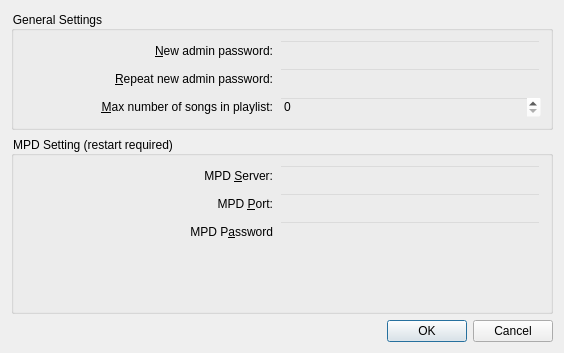
<?xml version="1.0" encoding="UTF-8"?>
<ui version="4.0">
 <class>SettingsDialog</class>
 <widget class="QDialog" name="SettingsDialog">
  <property name="geometry">
   <rect>
    <x>0</x>
    <y>0</y>
    <width>564</width>
    <height>353</height>
   </rect>
  </property>
  <property name="windowTitle">
   <string>Dialog</string>
  </property>
  <layout class="QGridLayout" name="gridLayout_2">
   <item row="3" column="0">
    <widget class="QDialogButtonBox" name="buttonBox">
     <property name="standardButtons">
      <set>QDialogButtonBox::Cancel|QDialogButtonBox::Ok</set>
     </property>
     <property name="centerButtons">
      <bool>false</bool>
     </property>
    </widget>
   </item>
   <item row="2" column="0">
    <widget class="QGroupBox" name="groupBox">
     <property name="styleSheet">
      <string notr="true">background-color: rgba(255, 255, 255, 0);</string>
     </property>
     <property name="title">
      <string>MPD Setting (restart required)</string>
     </property>
     <layout class="QGridLayout" name="gridLayout_4">
      <item row="0" column="2">
       <layout class="QGridLayout" name="gridLayout_3">
        <item row="3" column="0">
         <widget class="QLabel" name="label_5">
          <property name="styleSheet">
           <string notr="true">background-color: rgba(255, 255, 255, 0);</string>
          </property>
          <property name="text">
           <string>MPD &amp;Port:</string>
          </property>
          <property name="alignment">
           <set>Qt::AlignRight|Qt::AlignTrailing|Qt::AlignVCenter</set>
          </property>
          <property name="buddy">
           <cstring>mpdPort</cstring>
          </property>
         </widget>
        </item>
        <item row="4" column="0">
         <widget class="QLabel" name="label_7">
          <property name="styleSheet">
           <string notr="true">background-color: rgba(255, 255, 255, 0);</string>
          </property>
          <property name="text">
           <string>MPD P&amp;assword</string>
          </property>
          <property name="alignment">
           <set>Qt::AlignRight|Qt::AlignTrailing|Qt::AlignVCenter</set>
          </property>
          <property name="buddy">
           <cstring>mpdPwdEdit</cstring>
          </property>
         </widget>
        </item>
        <item row="3" column="1">
         <widget class="QLineEdit" name="mpdPort"/>
        </item>
        <item row="4" column="1">
         <widget class="QLineEdit" name="mpdPwdEdit">
          <property name="echoMode">
           <enum>QLineEdit::Password</enum>
          </property>
         </widget>
        </item>
        <item row="1" column="0">
         <spacer name="horizontalSpacer_2">
          <property name="orientation">
           <enum>Qt::Horizontal</enum>
          </property>
          <property name="sizeType">
           <enum>QSizePolicy::Fixed</enum>
          </property>
          <property name="sizeHint" stdset="0">
           <size>
            <width>250</width>
            <height>0</height>
           </size>
          </property>
         </spacer>
        </item>
        <item row="2" column="0">
         <widget class="QLabel" name="label_4">
          <property name="styleSheet">
           <string notr="true">background-color: rgba(255, 255, 255, 0);</string>
          </property>
          <property name="text">
           <string>MPD &amp;Server:</string>
          </property>
          <property name="alignment">
           <set>Qt::AlignRight|Qt::AlignTrailing|Qt::AlignVCenter</set>
          </property>
          <property name="buddy">
           <cstring>mpdServerEdit</cstring>
          </property>
         </widget>
        </item>
        <item row="2" column="1">
         <widget class="QLineEdit" name="mpdServerEdit"/>
        </item>
       </layout>
      </item>
      <item row="4" column="2">
       <spacer name="verticalSpacer">
        <property name="orientation">
         <enum>Qt::Vertical</enum>
        </property>
        <property name="sizeHint" stdset="0">
         <size>
          <width>20</width>
          <height>40</height>
         </size>
        </property>
       </spacer>
      </item>
     </layout>
    </widget>
   </item>
   <item row="0" column="0">
    <widget class="QGroupBox" name="groupBox_2">
     <property name="styleSheet">
      <string notr="true">background-color: rgba(255, 255, 255, 0);</string>
     </property>
     <property name="title">
      <string>General Settings</string>
     </property>
     <layout class="QGridLayout" name="gridLayout_5">
      <item row="1" column="0">
       <layout class="QGridLayout" name="gridLayout">
        <item row="1" column="0">
         <widget class="QLabel" name="label_2">
          <property name="styleSheet">
           <string notr="true">background-color: rgba(255, 255, 255, 0);</string>
          </property>
          <property name="text">
           <string>&amp;New admin password:</string>
          </property>
          <property name="alignment">
           <set>Qt::AlignRight|Qt::AlignTrailing|Qt::AlignVCenter</set>
          </property>
          <property name="buddy">
           <cstring>pwdEdit</cstring>
          </property>
         </widget>
        </item>
        <item row="3" column="0">
         <widget class="QLabel" name="label">
          <property name="styleSheet">
           <string notr="true">background-color: rgba(255, 255, 255, 0);</string>
          </property>
          <property name="text">
           <string>&amp;Max number of songs in playlist:</string>
          </property>
          <property name="alignment">
           <set>Qt::AlignRight|Qt::AlignTrailing|Qt::AlignVCenter</set>
          </property>
          <property name="buddy">
           <cstring>maxPlaylistSpinBox</cstring>
          </property>
         </widget>
        </item>
        <item row="1" column="1">
         <widget class="QLineEdit" name="pwdEdit">
          <property name="text">
           <string/>
          </property>
          <property name="echoMode">
           <enum>QLineEdit::Password</enum>
          </property>
         </widget>
        </item>
        <item row="3" column="1">
         <widget class="QSpinBox" name="maxPlaylistSpinBox"/>
        </item>
        <item row="2" column="0">
         <widget class="QLabel" name="label_3">
          <property name="styleSheet">
           <string notr="true">background-color: rgba(255, 255, 255, 0);</string>
          </property>
          <property name="text">
           <string>&amp;Repeat new admin password:</string>
          </property>
          <property name="alignment">
           <set>Qt::AlignRight|Qt::AlignTrailing|Qt::AlignVCenter</set>
          </property>
          <property name="buddy">
           <cstring>pwdRepeatEdit</cstring>
          </property>
         </widget>
        </item>
        <item row="2" column="1">
         <widget class="QLineEdit" name="pwdRepeatEdit">
          <property name="echoMode">
           <enum>QLineEdit::Password</enum>
          </property>
         </widget>
        </item>
        <item row="0" column="0">
         <spacer name="horizontalSpacer">
          <property name="orientation">
           <enum>Qt::Horizontal</enum>
          </property>
          <property name="sizeType">
           <enum>QSizePolicy::Fixed</enum>
          </property>
          <property name="sizeHint" stdset="0">
           <size>
            <width>250</width>
            <height>0</height>
           </size>
          </property>
         </spacer>
        </item>
       </layout>
      </item>
     </layout>
    </widget>
   </item>
  </layout>
 </widget>
 <tabstops>
  <tabstop>pwdEdit</tabstop>
  <tabstop>pwdRepeatEdit</tabstop>
  <tabstop>maxPlaylistSpinBox</tabstop>
  <tabstop>mpdServerEdit</tabstop>
  <tabstop>mpdPort</tabstop>
  <tabstop>mpdPwdEdit</tabstop>
  <tabstop>buttonBox</tabstop>
 </tabstops>
 <resources/>
 <connections>
  <connection>
   <sender>buttonBox</sender>
   <signal>accepted()</signal>
   <receiver>SettingsDialog</receiver>
   <slot>okBtn()</slot>
   <hints>
    <hint type="sourcelabel">
     <x>349</x>
     <y>120</y>
    </hint>
    <hint type="destinationlabel">
     <x>329</x>
     <y>121</y>
    </hint>
   </hints>
  </connection>
  <connection>
   <sender>buttonBox</sender>
   <signal>rejected()</signal>
   <receiver>SettingsDialog</receiver>
   <slot>cancelBtn()</slot>
   <hints>
    <hint type="sourcelabel">
     <x>253</x>
     <y>120</y>
    </hint>
    <hint type="destinationlabel">
     <x>228</x>
     <y>121</y>
    </hint>
   </hints>
  </connection>
 </connections>
 <slots>
  <slot>okBtn()</slot>
  <slot>cancelBtn()</slot>
 </slots>
</ui>
